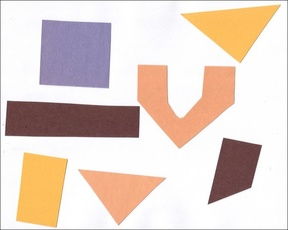
#> input picture data/2019.11.14_contours_junk.jpg, 288 x 230 px, shrunk from 767 x 614 before the run
$ jupyter execute image_processing_with_python.ipynb   (shell and % lines are left out)
#> lines starting #> are read from the running program, lines starting #| are printed output that depends on the picture; after the words box and inside, x2 and y2 are one past the last pixel; in counts of white or black regions, pixels touching at a corner belong together
# Image processing with Python
[Original course is here](https://datacarpentry.org/image-processing/09-contours/)

[Get your DPI here](https://www.infobyip.com/detectmonitordpi.php)

[cell 1]
import os
imgs = os.path.join("..", "data")  # directory with images
img1 = os.path.join(imgs, "2019.11.14_contours_junk.jpg")
img2 = os.path.join(imgs, "2019.11.14_contours_dice.jpg")

my_dpi = 96  # dots per inch

## Contours

[cell 2]
import cv2
from matplotlib import pyplot as plt


def get_size(image):
    """ Return image size in inches """
    size = image.shape[1::-1]  # image size in pixels
    return tuple(map(lambda x: int(x / my_dpi), size))


def get_image(name):
    """ Get image from path """
#> called with name = '../data/2019.11.14_contours_junk.jpg'
    image = cv2.imread(name)  # read image
#> image is the input picture: shape (230, 288, 3); mean B, G, R 201.8, 211.1, 227.9
    image = cv2.cvtColor(image, cv2.COLOR_BGR2RGB)  # convert BGR to RGB
#> call 2 of get_image, with name = '../data/2019.11.14_contours_dice.jpg'
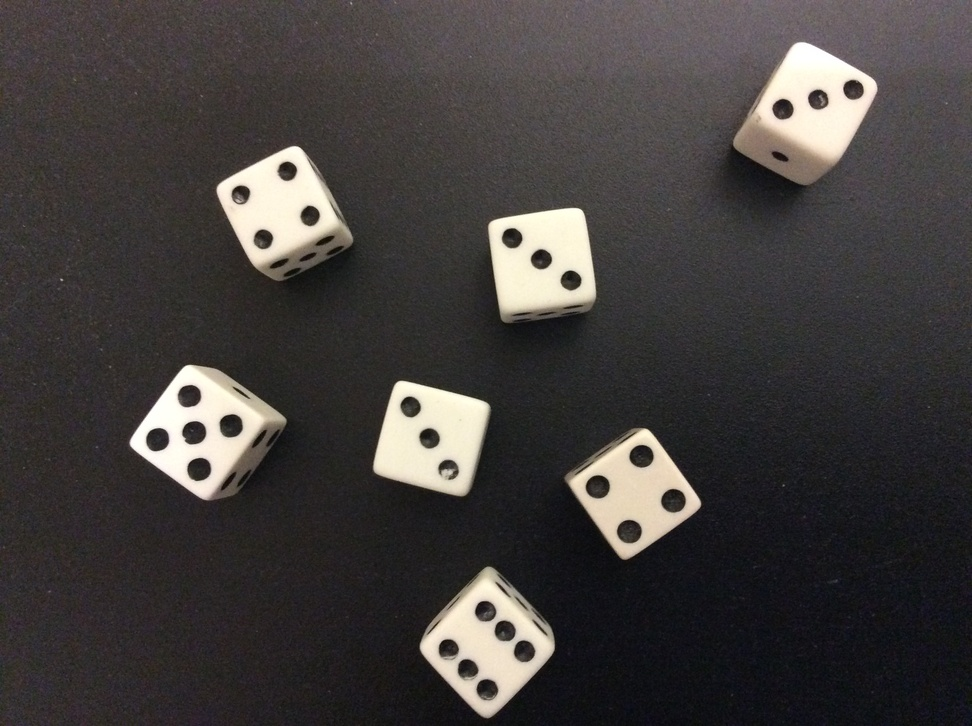
#> input picture data/2019.11.14_contours_dice.jpg, 972 x 726 px, shrunk from 2592 x 1936 before the run
#> in get_image, image is the input picture: shape (726, 972, 3); mean B, G, R 61.4, 62.7, 66.6
    return image


def get_gray(name):
    """ Get image from path """
#> called with name = '../data/2019.11.14_contours_dice.jpg'
    image = cv2.imread(name)  # read image
    # Convert BGR to gray
    image = cv2.cvtColor(src=image, code=cv2.COLOR_BGR2GRAY)
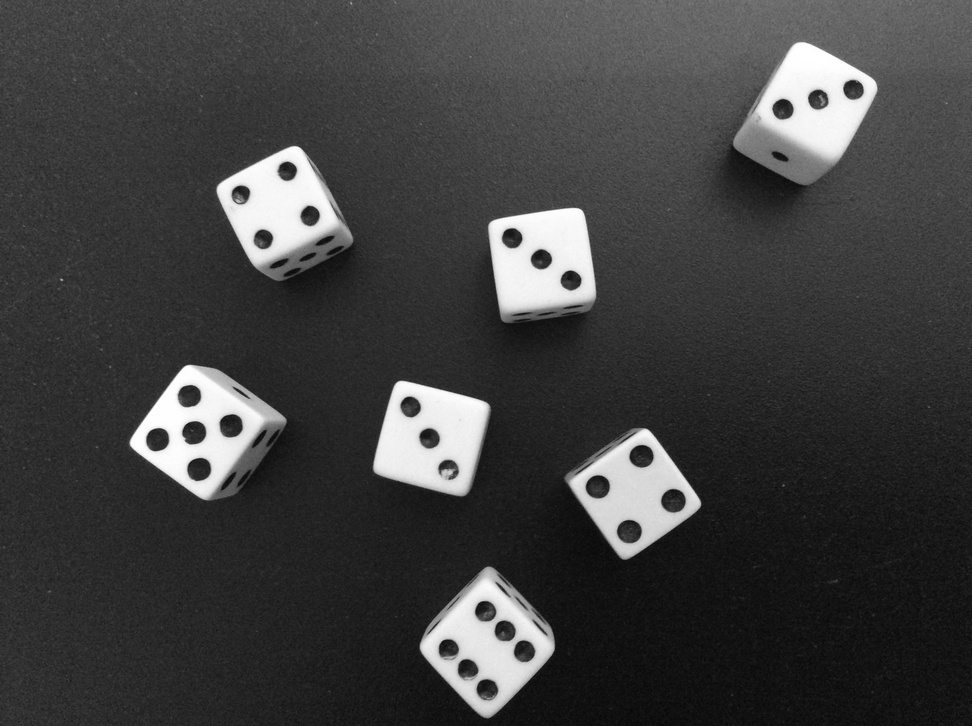
#> image: shape (726, 972); min 5, max 255, mean 63.7
    return image


def show_image(image):
    """ Show image in Jupyter Notebook """
    plt.rcParams['figure.dpi'] = my_dpi  # set DPI
    plt.figure(figsize=(10, 10))  # set image size in inches
    plt.xticks([])  # hide x axis values
    plt.yticks([])  # hide y axis values
    plt.imshow(image)
    plt.show


def show_hist(name):
    """ Show histogram from image path """
    image = get_gray(name)
    plt.rcParams['figure.dpi'] = my_dpi  # set DPI
    plt.figure(figsize=(10, 10))  # set size in inches
    plt.hist(image.ravel(), bins=256)
    plt.show

show_image(get_image(img1))
show_image(get_image(img2))

[cell 3]
# Show histogram for dice image
show_hist(img2)
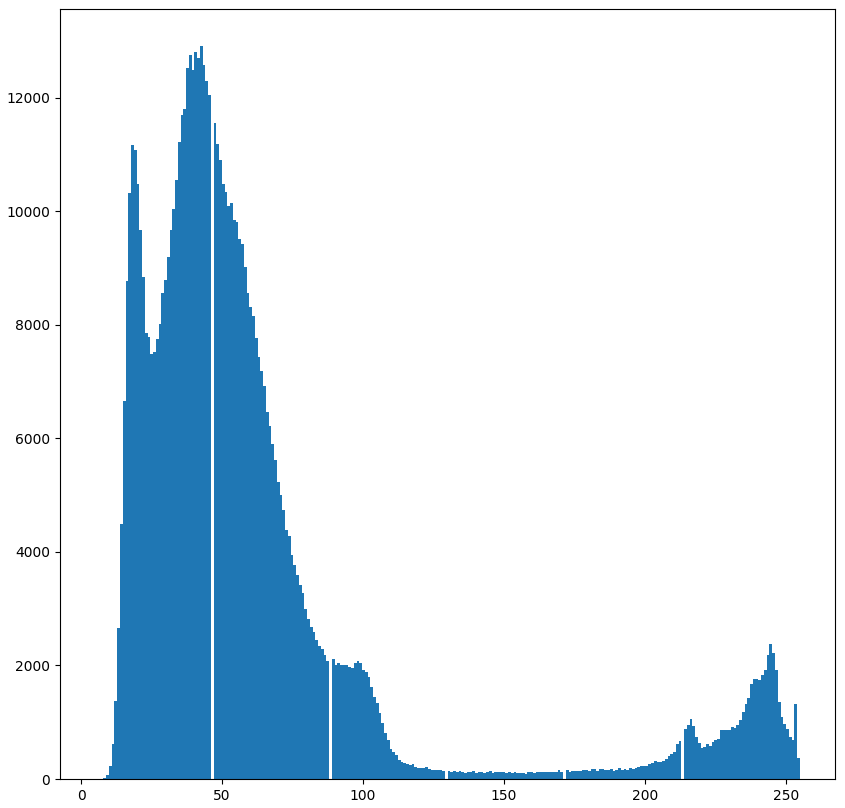
#> figure drawn by matplotlib, 1 panel; tallest bar 12913 high, from x = 42.11 to 43.09

[cell 4]
# Create and show binary image
threshold = 200
gray = get_gray(img2)
blur = cv2.GaussianBlur(src=gray, ksize=(5, 5), sigmaX=0)
(t, binary) = cv2.threshold(src=blur, thresh=threshold,
                            maxval=255, type=cv2.THRESH_BINARY)
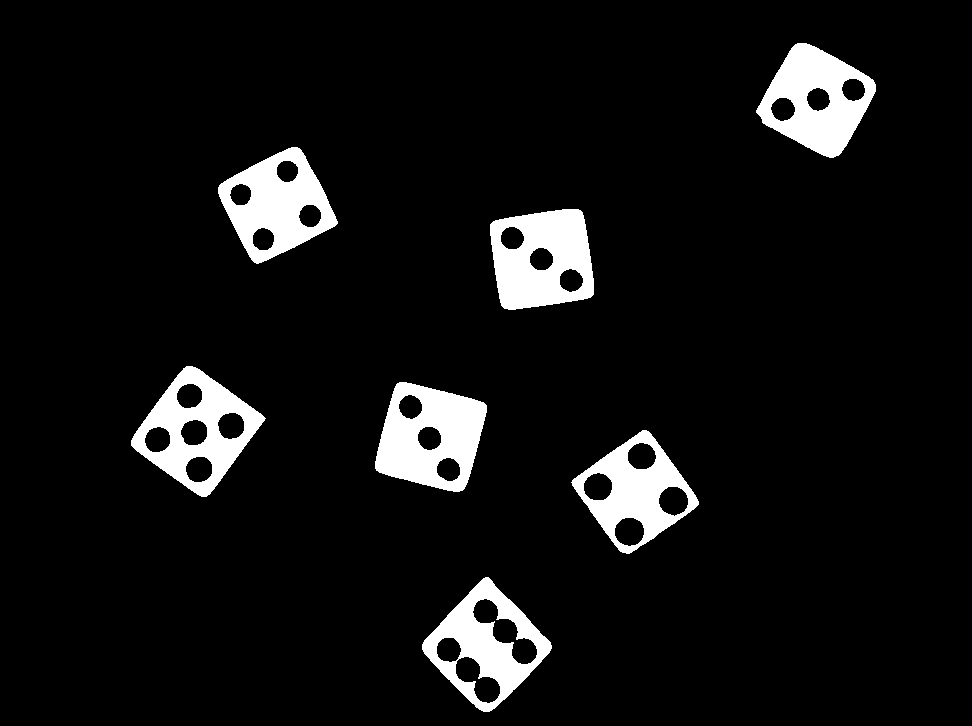
#> binary: shape (726, 972); 7.2% white; 7 white regions
#> t = 200
show_image(binary)

[cell 5]
# Find the contours, based on the binary image of the dice
contours, hierarchy = cv2.findContours(
    image=binary,
    mode=cv2.RETR_EXTERNAL,
    method=cv2.CHAIN_APPROX_SIMPLE)
#> contours = 7 contours; box (x1, y1, x2, y2) and area: (131, 366, 266, 497) 9750, (422, 577, 552, 712) 9644, (375, 382, 487, 492) 8852, (571, 430, 699, 554) 8738, (490, 209, 594, 310) 8598, (756, 43, 876, 158) 8494, (218, 147, 338, 264) 8460
